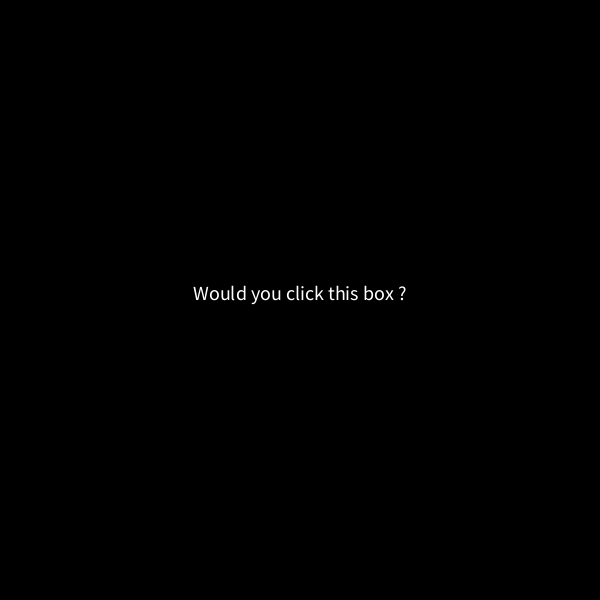
Frame 1 (no input)
Frame 60 (the mouse pressed at the canvas centre just before this capture): identical to frame 1, image omitted
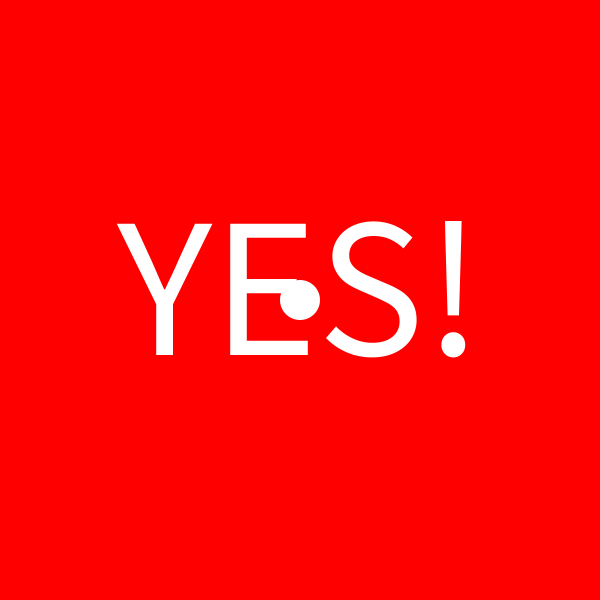
Frame 120 (the mouse held since frame 60 and released just before this capture)

The Processing sketch that drew these frames (run headless with seeded random() and noise(); from frame 60 on, the mouse is pressed at the canvas centre):

// Processing sketch: Haiku5
// ── Haiku5.pde
String n="Would you click this box ?";
void setup(){size(600,600);}
void draw(){

noStroke();
textSize(20);
textAlign(CENTER);

background(#000000);
fill(#ffffff);
text(n,300,300);

if(mousePressed){  
textSize(200);
background(#ff0000);
text(y,300,355);


ellipseMode(CENTER);
ellipse(mouseX,mouseY,40,40);}}
String y="YES!";
